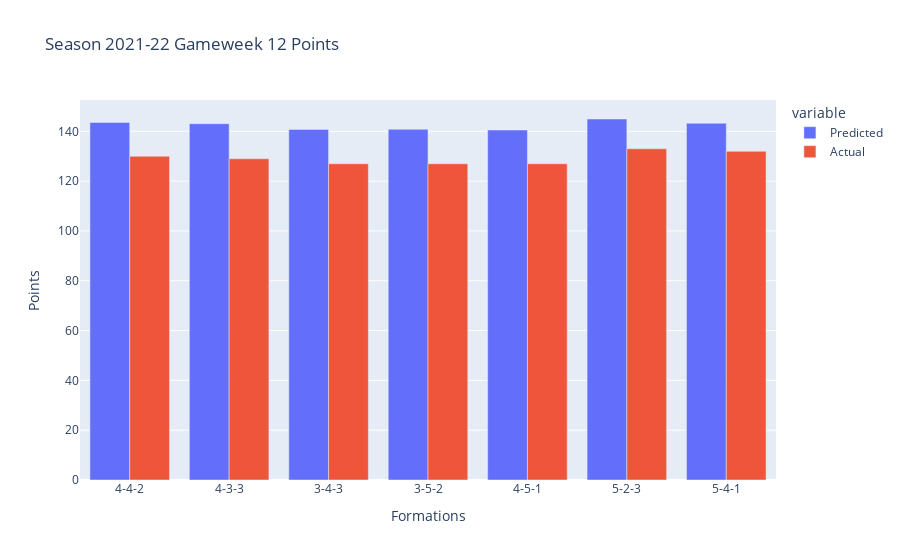

The cell this chart's notebook holds for it:
### Code cell
fig = px.bar(df, x="Formations", y=["Predicted","Actual"],labels={'value':'Points'} ,title="Season 2021-22 Gameweek "+ str(input_week)
             +" Points ",
             barmode='group')
fig.show()

### Figure 1 — Plotly figure (JSON) as saved in the notebook; plotly's stock layout.template omitted (floating-point values rounded to 4 significant figures)
{"data": [{"alignmentgroup": "True", "hovertemplate": "variable=Predicted<br>Formations=%{x}<br>Points=%{y}<extra></extra>", "legendgroup": "Predicted", "marker": {"color": "#636efa", "pattern": {"shape": ""}}, "name": "Predicted", "offsetgroup": "Predicted", "orientation": "v", "showlegend": true, "textposition": "auto", "type": "bar", "x": ["4-4-2", "4-3-3", "3-4-3", "3-5-2", "4-5-1", "5-2-3", "5-4-1"], "xaxis": "x", "y": [143.6, 143.1, 140.8, 140.8, 140.5, 145.0, 143.2], "yaxis": "y"}, {"alignmentgroup": "True", "hovertemplate": "variable=Actual<br>Formations=%{x}<br>Points=%{y}<extra></extra>", "legendgroup": "Actual", "marker": {"color": "#EF553B", "pattern": {"shape": ""}}, "name": "Actual", "offsetgroup": "Actual", "orientation": "v", "showlegend": true, "textposition": "auto", "type": "bar", "x": ["4-4-2", "4-3-3", "3-4-3", "3-5-2", "4-5-1", "5-2-3", "5-4-1"], "xaxis": "x", "y": [130, 129, 127, 127, 127, 133, 132], "yaxis": "y"}], "layout": {"barmode": "group", "legend": {"title": {"text": "variable"}, "tracegroupgap": 0}, "title": {"text": "Season 2021-22 Gameweek 12 Points "}, "xaxis": {"anchor": "y", "domain": [0, 1], "title": {"text": "Formations"}}, "yaxis": {"anchor": "x", "domain": [0, 1], "title": {"text": "Points"}}}}
